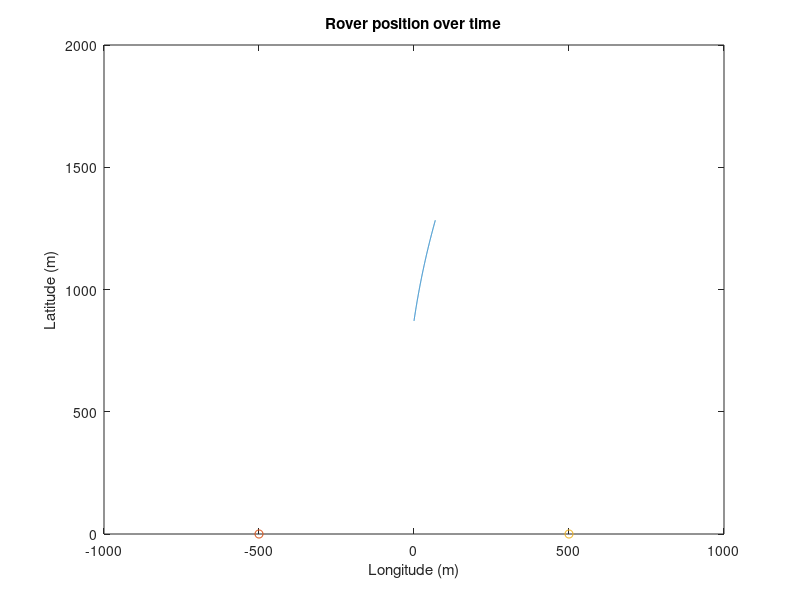

Source code (MATLAB):
clear all
close all

L1 = linspace(1000,1400,900)
L2 = linspace(1000,1350,900)
H = 100
D = 1000

L1 = sqrt((L1.^2) + H.^2)
L2 = sqrt((L2.^2) + H.^2)

for i = 1:900
    A(i) = acosd(abs(((L2(i).^2)-(L1(i).^2)-(D.^2))/(-2.*L1(i).*D)))
end

if L1 > L2
    A = A+90
else
    A=A
end

for i = 1:900
    x(i) = L1(i)*cosd(A(i))-(D/2)
    y(i) = L1(i)*sind(A(i))
end

figure(1)
plot(x,y)
hold on
plot(-500,0,'o')
plot(500,0,'o')
title('Rover position over time')
xlabel('Longitude (m)')
ylabel('Latitude (m)')
xlim([-1000,1000])
ylim([0,2000])
